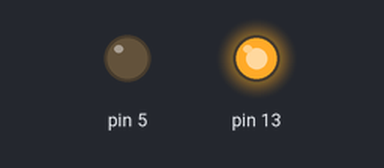
Simulated run of this sketch. Board: Arduino Uno, built with avr-gcc and run on an emulated ATmega328P. Parts: output pins drawn as LEDs (lit = HIGH).

Above: at 5.0 s.
At 15.0 s:
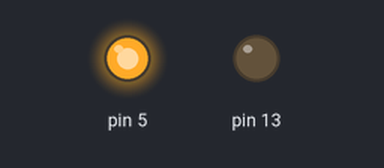
Timing chart, 0 to 26.0 s (numbered marks = the images above):
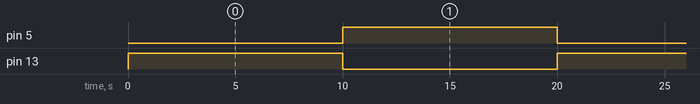

Measured:
- by itself, pin 5, pin 13: alternates HIGH for 10.0 s and LOW for 10.0 s
- by itself, everything shown: repeats every 20.0 s, in 3 steps

The sketch:

codigo.ino
```cpp
void setup()
{
  pinMode(13, OUTPUT);
  pinMode(5, OUTPUT);
}

void loop()
{
  digitalWrite(13, HIGH);
  delay(10000);
  digitalWrite(13, LOW);
  digitalWrite(5, HIGH);
  delay(10000);
   digitalWrite(5, LOW);
}
```
